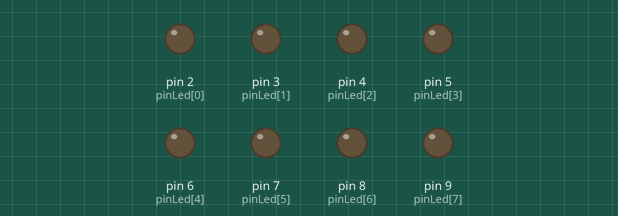
This sketch was run on a simulated Arduino Uno, built with avr-gcc and run on an emulated ATmega328P. Parts: output pins drawn as LEDs (lit = HIGH).

Above: at 0.15 s.
At 1.05 s:
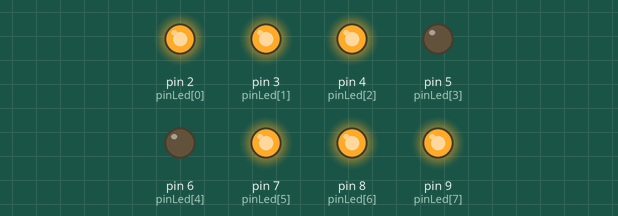
At 1.65 s:
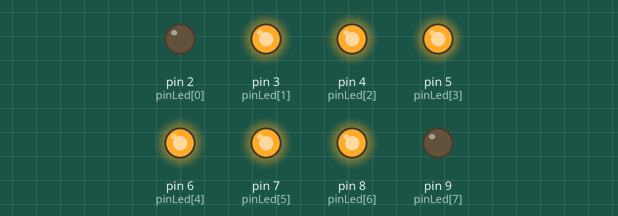
At 3.45 s:
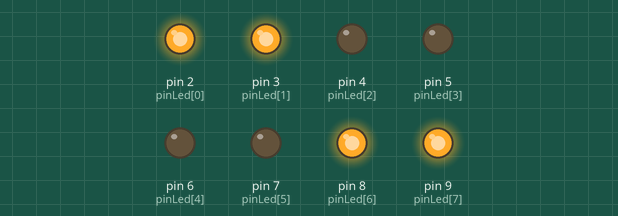
At 4.65 s:
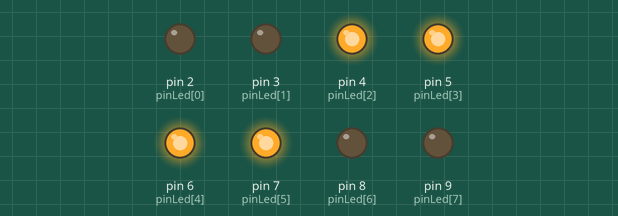
At 5.85 s:
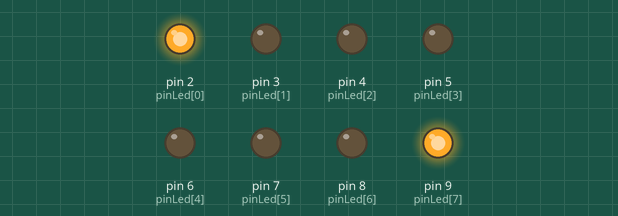
Timing chart, 0 to 6.2 s (numbered marks = the images above):
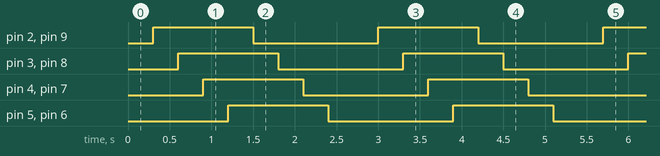

Measured:
- by itself, pin 2 (pinLed[0]), pin 3 (pinLed[1]), pin 4 (pinLed[2]), pin 5 (pinLed[3]), pin 6 (pinLed[4]), pin 7 (pinLed[5]), pin 8 (pinLed[6]), pin 9 (pinLed[7]): alternates HIGH for 1.2 s and LOW for 1.5 s
- by itself, everything shown: repeats every 2.7 s, in 8 steps

The sketch:

8_led_ngoai_trong.ino
```cpp
int pinLed[] = {2,3,4,5,6,7,8,9};

int i,j;
void ngoaitrong()
{
  for (i=0;i<8;i++)
  digitalWrite(pinLed[i],LOW);
  delay(300);
  digitalWrite(pinLed[0],HIGH);
  digitalWrite(pinLed[7],HIGH);
  delay(300);
  digitalWrite(pinLed[1],HIGH);
  digitalWrite(pinLed[6],HIGH);
  delay(300);
  digitalWrite(pinLed[2],HIGH);
  digitalWrite(pinLed[5],HIGH);
  delay(300);
  digitalWrite(pinLed[3],HIGH);
  digitalWrite(pinLed[4],HIGH);
  delay(300);
  digitalWrite(pinLed[0],LOW);
  digitalWrite(pinLed[7],LOW);
  delay(300);
  digitalWrite(pinLed[1],LOW);
  digitalWrite(pinLed[6],LOW);
  delay(300);
  digitalWrite(pinLed[2],LOW);
  digitalWrite(pinLed[5],LOW);
  delay(300);
  digitalWrite(pinLed[3],LOW);
  digitalWrite(pinLed[4],LOW);
  delay(300);
}
void setup()
{
  for(i=0;i<=7;i++)
    pinMode(pinLed[i],OUTPUT);
}
void loop()
{
  ngoaitrong();
}
```
